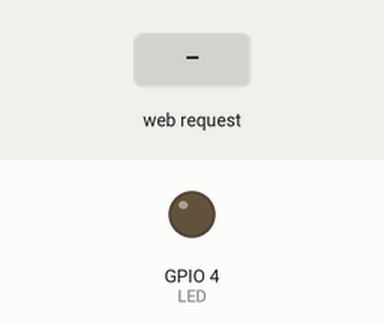
This sketch was run on a simulated ESP32. On the bench: output pins drawn as LEDs (lit = HIGH). The inputs (shaded band) are chosen by the test bench. WiFi joins after 1.5 s; servers stay silent unless stated; what the sketch prints to the serial monitor is not drawn.

Above: at 2.7 s.
2.8 s: HTTP request GET /led_on received
At 4.0 s:
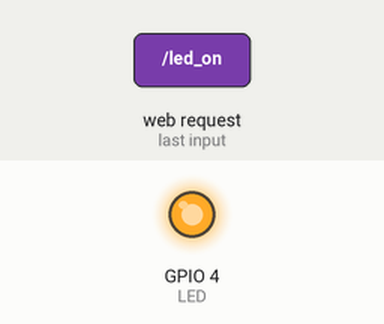
4.3 s: HTTP request GET /led_off received
At 5.2 s:
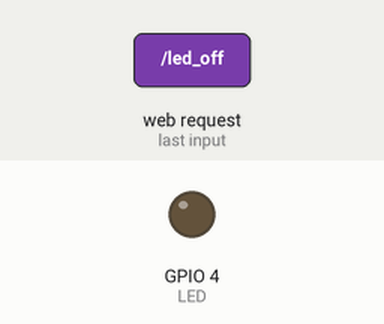
Timing chart, 0 to 7.3 s (numbered marks = the images above; inputs shaded):
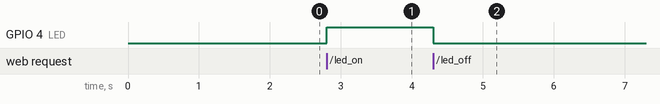

Measured:
- after the input at 2.8 s, GPIO 4 (LED): LOW → HIGH at once
- after the input at 4.3 s, GPIO 4 (LED): HIGH → LOW at once

The sketch:

20_web_server.ino
```cpp
#include <WiFi.h>
#include <WebServer.h>
char* ssid = "Aula 1";
char* pdw = "Horus.2025";

#define LED 4

WebServer servidor(80);

//Páginas

String home = "<!DOCTYPE html><html lang=\"en\"><head><meta charset=\"UTF-8\"><meta name=\"viewport\" content=\"width=device-width,initial-scale=1\"><title>Document</title></head><body><h1>Hola Mundo</h1><h2>Esta es mi primera página</h2><a href=\"/segunda\">Ir a la segunda página</a></body></html>";
String segunda = "<!DOCTYPE html><html lang=\"en\"><head><meta charset=\"UTF-8\"><meta name=\"viewport\" content=\"width=device-width,initial-scale=1\"><title>Segunda página</title></head><body><h1>Esta es la segunda página</h1></body></html>";
String encender ="";
void setup()
{
  pinMode(LED, OUTPUT);

  Serial.begin(115200);
  WiFi.mode(WIFI_STA);
  WiFi.begin(ssid,pdw);
  while(WiFi.status() != WL_CONNECTED)
  {
    delay(500);
    Serial.print(".");
  }
  Serial.print("\n");
  Serial.print("Conectado a la IP: ");
  Serial.println(WiFi.localIP());


  // Solicitud de web

  servidor.on("/", handle_OnConnect);
  servidor.on("/segunda",handle_Segunda);
  servidor.on("/led_on",handle_Encender);
  servidor.on("/led_off",handle_Apagar);

  servidor.begin();
  Serial.println("Servidor web iniciado");
}

void loop()
{
  servidor.handleClient();
}

// Funciones de respuesta a las paginas web

void handle_OnConnect()
{
  servidor.send(200,"text/html", home);
}

void handle_Segunda()
{
  servidor.send(200,"text/html",segunda);
}

void handle_Encender()
{
  digitalWrite(LED, HIGH);
  servidor.send(200,"text/html","");
}


void handle_Apagar()
{
  digitalWrite(LED, LOW);
  servidor.send(200,"text/html","");
}
```
